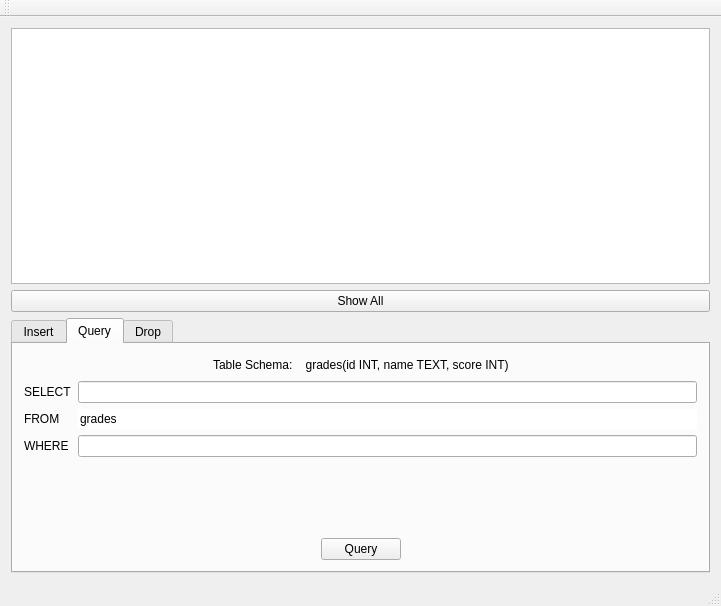
<?xml version="1.0" encoding="UTF-8"?>
<ui version="4.0">
 <class>MainWindow</class>
 <widget class="QMainWindow" name="MainWindow">
  <property name="geometry">
   <rect>
    <x>0</x>
    <y>0</y>
    <width>721</width>
    <height>606</height>
   </rect>
  </property>
  <property name="windowTitle">
   <string>MainWindow</string>
  </property>
  <widget class="QWidget" name="centralWidget">
   <layout class="QVBoxLayout" name="verticalLayout">
    <item>
     <widget class="QTableView" name="tableView"/>
    </item>
    <item>
     <widget class="QPushButton" name="showButton">
      <property name="text">
       <string>Show All</string>
      </property>
     </widget>
    </item>
    <item>
     <widget class="QTabWidget" name="tabWidget">
      <property name="currentIndex">
       <number>1</number>
      </property>
      <widget class="QWidget" name="insert">
       <attribute name="title">
        <string>Insert</string>
       </attribute>
       <layout class="QVBoxLayout" name="verticalLayout_2">
        <item>
         <layout class="QHBoxLayout" name="horizontalLayout_6">
          <item>
           <spacer name="horizontalSpacer_13">
            <property name="orientation">
             <enum>Qt::Horizontal</enum>
            </property>
            <property name="sizeHint" stdset="0">
             <size>
              <width>40</width>
              <height>20</height>
             </size>
            </property>
           </spacer>
          </item>
          <item>
           <widget class="QLabel" name="label_8">
            <property name="text">
             <string>Table Schema:    grades(id INT, name TEXT, score INT)</string>
            </property>
           </widget>
          </item>
          <item>
           <spacer name="horizontalSpacer_14">
            <property name="orientation">
             <enum>Qt::Horizontal</enum>
            </property>
            <property name="sizeHint" stdset="0">
             <size>
              <width>40</width>
              <height>20</height>
             </size>
            </property>
           </spacer>
          </item>
         </layout>
        </item>
        <item>
         <spacer name="verticalSpacer_2">
          <property name="orientation">
           <enum>Qt::Vertical</enum>
          </property>
          <property name="sizeHint" stdset="0">
           <size>
            <width>20</width>
            <height>19</height>
           </size>
          </property>
         </spacer>
        </item>
        <item>
         <layout class="QHBoxLayout" name="horizontalLayout_4">
          <item>
           <spacer name="horizontalSpacer_8">
            <property name="orientation">
             <enum>Qt::Horizontal</enum>
            </property>
            <property name="sizeHint" stdset="0">
             <size>
              <width>40</width>
              <height>20</height>
             </size>
            </property>
           </spacer>
          </item>
          <item>
           <layout class="QFormLayout" name="formLayout_2">
            <item row="0" column="0">
             <widget class="QLabel" name="label_5">
              <property name="text">
               <string>ID Number (int)</string>
              </property>
             </widget>
            </item>
            <item row="0" column="1">
             <widget class="QLineEdit" name="idLineEdit"/>
            </item>
            <item row="1" column="0">
             <widget class="QLabel" name="label_6">
              <property name="text">
               <string>Name</string>
              </property>
             </widget>
            </item>
            <item row="1" column="1">
             <widget class="QLineEdit" name="nameLineEdit"/>
            </item>
            <item row="2" column="0">
             <widget class="QLabel" name="label_7">
              <property name="text">
               <string>Score</string>
              </property>
             </widget>
            </item>
            <item row="2" column="1">
             <widget class="QLineEdit" name="scoreLineEdit"/>
            </item>
           </layout>
          </item>
          <item>
           <spacer name="horizontalSpacer_9">
            <property name="orientation">
             <enum>Qt::Horizontal</enum>
            </property>
            <property name="sizeHint" stdset="0">
             <size>
              <width>40</width>
              <height>20</height>
             </size>
            </property>
           </spacer>
          </item>
         </layout>
        </item>
        <item>
         <layout class="QHBoxLayout" name="horizontalLayout_5">
          <item>
           <spacer name="horizontalSpacer_10">
            <property name="orientation">
             <enum>Qt::Horizontal</enum>
            </property>
            <property name="sizeHint" stdset="0">
             <size>
              <width>40</width>
              <height>20</height>
             </size>
            </property>
           </spacer>
          </item>
          <item>
           <widget class="QPushButton" name="insertButton">
            <property name="text">
             <string>Insert</string>
            </property>
           </widget>
          </item>
          <item>
           <spacer name="horizontalSpacer_11">
            <property name="orientation">
             <enum>Qt::Horizontal</enum>
            </property>
            <property name="sizeHint" stdset="0">
             <size>
              <width>40</width>
              <height>20</height>
             </size>
            </property>
           </spacer>
          </item>
          <item>
           <widget class="QPushButton" name="cancelButton">
            <property name="text">
             <string>Cancel</string>
            </property>
           </widget>
          </item>
          <item>
           <spacer name="horizontalSpacer_12">
            <property name="orientation">
             <enum>Qt::Horizontal</enum>
            </property>
            <property name="sizeHint" stdset="0">
             <size>
              <width>40</width>
              <height>20</height>
             </size>
            </property>
           </spacer>
          </item>
         </layout>
        </item>
       </layout>
      </widget>
      <widget class="QWidget" name="query">
       <attribute name="title">
        <string>Query</string>
       </attribute>
       <layout class="QVBoxLayout" name="verticalLayout_3">
        <item>
         <layout class="QHBoxLayout" name="horizontalLayout_7">
          <item>
           <spacer name="horizontalSpacer_15">
            <property name="orientation">
             <enum>Qt::Horizontal</enum>
            </property>
            <property name="sizeHint" stdset="0">
             <size>
              <width>40</width>
              <height>20</height>
             </size>
            </property>
           </spacer>
          </item>
          <item>
           <widget class="QLabel" name="label_9">
            <property name="text">
             <string>Table Schema:    grades(id INT, name TEXT, score INT)</string>
            </property>
           </widget>
          </item>
          <item>
           <spacer name="horizontalSpacer_16">
            <property name="orientation">
             <enum>Qt::Horizontal</enum>
            </property>
            <property name="sizeHint" stdset="0">
             <size>
              <width>40</width>
              <height>20</height>
             </size>
            </property>
           </spacer>
          </item>
         </layout>
        </item>
        <item>
         <layout class="QFormLayout" name="formLayout">
          <item row="0" column="0">
           <widget class="QLabel" name="label">
            <property name="text">
             <string>SELECT</string>
            </property>
           </widget>
          </item>
          <item row="0" column="1">
           <widget class="QLineEdit" name="selectLineEdit"/>
          </item>
          <item row="1" column="0">
           <widget class="QLabel" name="label_2">
            <property name="text">
             <string>FROM</string>
            </property>
           </widget>
          </item>
          <item row="1" column="1">
           <widget class="QLineEdit" name="fromLineEdit">
            <property name="text">
             <string>grades</string>
            </property>
            <property name="frame">
             <bool>false</bool>
            </property>
            <property name="readOnly">
             <bool>true</bool>
            </property>
           </widget>
          </item>
          <item row="2" column="0">
           <widget class="QLabel" name="label_3">
            <property name="text">
             <string>WHERE</string>
            </property>
           </widget>
          </item>
          <item row="2" column="1">
           <widget class="QLineEdit" name="whereLineEdit"/>
          </item>
         </layout>
        </item>
        <item>
         <spacer name="verticalSpacer">
          <property name="orientation">
           <enum>Qt::Vertical</enum>
          </property>
          <property name="sizeHint" stdset="0">
           <size>
            <width>20</width>
            <height>23</height>
           </size>
          </property>
         </spacer>
        </item>
        <item>
         <layout class="QHBoxLayout" name="horizontalLayout">
          <item>
           <spacer name="horizontalSpacer">
            <property name="orientation">
             <enum>Qt::Horizontal</enum>
            </property>
            <property name="sizeHint" stdset="0">
             <size>
              <width>40</width>
              <height>20</height>
             </size>
            </property>
           </spacer>
          </item>
          <item>
           <widget class="QPushButton" name="queryButton">
            <property name="text">
             <string>Query</string>
            </property>
           </widget>
          </item>
          <item>
           <spacer name="horizontalSpacer_2">
            <property name="orientation">
             <enum>Qt::Horizontal</enum>
            </property>
            <property name="sizeHint" stdset="0">
             <size>
              <width>40</width>
              <height>20</height>
             </size>
            </property>
           </spacer>
          </item>
         </layout>
        </item>
       </layout>
      </widget>
      <widget class="QWidget" name="drop">
       <attribute name="title">
        <string>Drop</string>
       </attribute>
       <layout class="QVBoxLayout" name="verticalLayout_4">
        <item>
         <spacer name="verticalSpacer_3">
          <property name="orientation">
           <enum>Qt::Vertical</enum>
          </property>
          <property name="sizeHint" stdset="0">
           <size>
            <width>20</width>
            <height>72</height>
           </size>
          </property>
         </spacer>
        </item>
        <item>
         <layout class="QHBoxLayout" name="horizontalLayout_2">
          <item>
           <spacer name="horizontalSpacer_3">
            <property name="orientation">
             <enum>Qt::Horizontal</enum>
            </property>
            <property name="sizeHint" stdset="0">
             <size>
              <width>40</width>
              <height>20</height>
             </size>
            </property>
           </spacer>
          </item>
          <item>
           <widget class="QPushButton" name="dropButton">
            <property name="text">
             <string>Drop Button</string>
            </property>
           </widget>
          </item>
          <item>
           <spacer name="horizontalSpacer_4">
            <property name="orientation">
             <enum>Qt::Horizontal</enum>
            </property>
            <property name="sizeHint" stdset="0">
             <size>
              <width>40</width>
              <height>20</height>
             </size>
            </property>
           </spacer>
          </item>
         </layout>
        </item>
        <item>
         <spacer name="verticalSpacer_4">
          <property name="orientation">
           <enum>Qt::Vertical</enum>
          </property>
          <property name="sizeHint" stdset="0">
           <size>
            <width>20</width>
            <height>72</height>
           </size>
          </property>
         </spacer>
        </item>
       </layout>
      </widget>
     </widget>
    </item>
   </layout>
  </widget>
  <widget class="QMenuBar" name="menuBar">
   <property name="geometry">
    <rect>
     <x>0</x>
     <y>0</y>
     <width>721</width>
     <height>25</height>
    </rect>
   </property>
  </widget>
  <widget class="QToolBar" name="mainToolBar">
   <attribute name="toolBarArea">
    <enum>TopToolBarArea</enum>
   </attribute>
   <attribute name="toolBarBreak">
    <bool>false</bool>
   </attribute>
  </widget>
  <widget class="QStatusBar" name="statusBar"/>
 </widget>
 <layoutdefault spacing="6" margin="11"/>
 <resources/>
 <connections/>
</ui>
